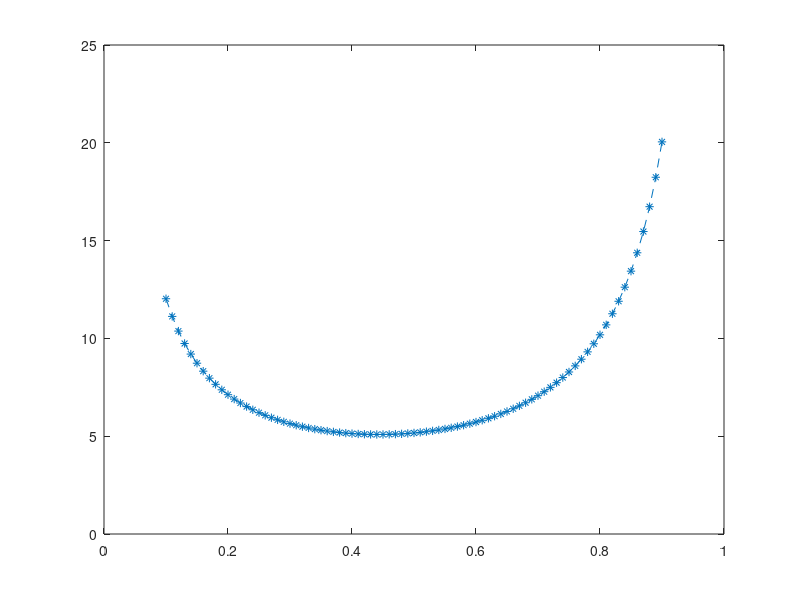

Write the MATLAB code that produced this figure. (Note: this script raises an error after producing the figure.)
    %% Initialization
clear ; close all; clc
%% ==================== Part 1: Basic Function ====================
% Complete warmUpExercise.m
fprintf('Average AoI Running ... \n');

fprintf('Average AoI: \n');
fprintf('Program paused. Press enter to continue.\n');
pause;
%% ======================= Part 2: Base Line Model=======================
fprintf('Plotting Data ...for M/M/1 tandem queue\n')
rho=[];
la1=0;
mu1=1;mu2=1;
%mu1=0.7;mu2=1;
%mu1=0.9;mu2=1;
m1=1;
m2=1;
AoI1=[]
apeak=[]
mu3=0.5:0.2:1.1;
for k=0.1:0.01:0.9
     la1=k;
           for i=1:2
                 rho(i)=la1/mu1;
           end
            AoI11=(1/mu1)*(1+1/rho(1)+rho(1)^2/(1-rho(1)))+(1/mu2)+la1^2/(mu2^2*(mu2-la1))+la1^2/(mu1*mu2*(mu1+mu2-la1))
            AoI1(m1)=AoI11;
            s1=1/la1;
            for j=1:m2
               s1=s1+1/(mu3(i)-la1)
            end
            apeak(m1)=s1;
            m1=m1+1
end
x=(0.1:0.01:0.9)
plot(x,AoI1,'*--')
hold on;
%% %%====================Part-3: TandemQ with unreliable===================
fprintf('Plotting Data ...for M/M/1 tandem queue\n')
rho=[];
la1=0;
m2=4;
ga1=1;
aaoi1=[]
apeak1=[]
%mu1=1;mu2=0.7;
mu1=1;mu2=0.1;
%mu1=0.7;mu2=0.9;
mu3=0.3:0.2:1.1;
AoI1=[];
al1=0.1:0.2:0.5;
alpa=1/0.5;
m1=1;
for k=0.1:0.01:0.8
    la1=k;
  p0=ga1/(ga1+alpa)-la1*(1/mu1+1/mu2);      
  %  p0=ga1/(ga1+alpa)-la1*(1/mu1+1/mu2); 
     rho(1)=la1/mu1; rho(2)=la1/mu2;
     f1=@(z2)  mu1*(z2^2)/(mu1+mu2*z2)
     D1=@(z1,z2) z1*z2*(la1*(1-z1)+ga1)+mu1*z2*(z1-z2)+mu2*z1*(z2-1);
     C1=@(z1,z2) mu1*z2*(z2-z1)+mu2*z1*(z1-z2);
     E1=@(z1) alpa/(la1*(1-z1)+ga1);
     w1=@(s1) E1(f1(1-s1/la1))*(C1(f1(1-s1/la1),(1-s1/la1))*(p0))/(E1(f1(1-s1/la1))*(D1(f1(1-s1/la1),1-s1/la1))-la1*ga1*f1(1-s1/la1)*(1-s1/la1));
     h1=@(s1) (mu1/(s1+mu1*(ga1+alpa)/ga1))*(mu2/(s1+mu2*(ga1+alpa)/ga1))*((ga1+alpa)/ga1)^2;
     %h1=@(s1) (mu1/(s1+mu1))*(mu2/(s1+mu2));
     syms apeak(s1)
        apeak(s1)=w1(s1)*h1(s1)-w1(s1+la1)*s1/(s1+la1);
        Apeak=-diff(apeak(s1),s1);
    
    syms aoi1(s1)
        aoi1(s1)=w1(s1)-(p0)*s1*h1(s1)/(s1+la1*h1(s1+la1)); 
        %aoi1(s1)=la1*(w1(s1)-apeak(s1))/s1;
         AAoi=-diff(aoi1(s1),s1);


    aaoi1(m1)=double(limit(AAoi,s1,0));
    apeak1(m1)=double(limit(Apeak,s1,0));
    m1=m1+1;
end
x=0.1:0.01:0.8
plot(x,aaoi1)
hold on
%% ======================= Part 4: Bufferless Breakdown Model with respect to lambda1 =======================
fprintf('Plotting Data ...\n')
for M=1:2% number of servers
lambda=[];
rho=[];
AoI=[];
AoI1=[];
alpa=0.9;
% % %Exponential
% gamma1=1;%expected repair time
% gamma2=2*gamma1^2;% second order repair time
% beta11=1; %expected service time
% beta12=2*beta11^2 % second order service time
% ES=beta11*(1+alpa*gamma1)% expected service time including breakdowns

%Erlang-2
gamma1=1; %expected repair time
gamma2=2*gamma1^2; % second order moment of repair time
beta11=1; %expected service time
beta12=2*beta11^2 % second order moment of service time
ES=beta11*(1+alpa*gamma1)% expected service time including breakdowns


% %HyperExponential with p
% p1=0.9;
% gamma1=p1*1/2+(1-p1)*1/(2^2); % expected repair time
% gamma2=p1*2/(2^2)+(1-p1)*2/(2^4); % second order moment of repair time
% beta11=p1*0.8+(1-p1)*0.8^2;   % expected service time
% beta12=p1*2*0.8^2+(1-p1)*2*0.8^4; % second order moment of service time
% ES=beta11*(1+alpa*gamma1) % expected service time including breakdowns
m1=1;
%AAoI manipulation for different sources
for k=0.1:0.01:0.4
    lambda(1)=k;
    for i=2:M
    lambda(i)=0.1;
    end
     l1=sum(lambda);
    for i=1:M
    rho(i)=lambda(i)*ES;
    end
    rho(1)
    r1=sum(rho);
ES2=l1*(beta11*alpa*gamma2+r1*beta12)  %2nd order moment of service time
EW=l1*ES2/(2*(1-r1)); % Expected waiting Time
LS1=(1/ES)/((1/ES)+lambda(1));    % S*(lambda(1)))
LS2=-(1/ES)/((1/ES)+lambda(1))^2; % S*'(lambda(1))) 
LS3=(2/ES)/((1/ES)+lambda(1))^3;  % S*''(lambda(1))) 
WS1=((1-r1)*lambda(1)*LS1)/((lambda(1)-l1*(1-LS1)))
WS2=(1-r1)*(l1*LS1^2+(lambda(1)^2-lambda(1)*l1)*LS2-l1*LS1)/(lambda(1)-l1*(1-LS1))^2
WS3=0;
for k1=2:M
LS11=(1/ES)/((1/ES)+lambda(k1));    % S*(lambda(1)))
LS21=-(1/ES)/((1/ES)+lambda(k1))^2; % S*'(lambda(1))) 
LS31=(2/ES)/((1/ES)+lambda(k1))^3;  % S*''(lambda(1))) 
WS11=((1-r1)*lambda(1)*LS11)/((lambda(1)-l1*(1-LS11)))
WS21=(1-r1)*(l1*LS11^2+(lambda(1)^2-lambda(1)*l1)*LS21-l1*LS11)/(lambda(1)-l1*(1-LS11))^2;
WS3=WS3+lambda(k1)*((2/lambda(1))+WS21-(2.0*WS11/lambda(1))) 
end;
AoI(m1)=EW+2.0*ES+(2.0*WS1/lambda(1))-WS2-(1/lambda(1))+ES*WS3
AoI1(m1)=EW+2.0*ES+1/lambda(1)
m1=m1+1;
end;
x=(0.1:0.01:0.4)
p(M)=plot(x,AoI,'--')
hold on;
end;
%legend([p(2),p(3),p(4),p(5)],'k=2','k=3','k=4','k=5')

%% ======================= Part 5: Bufferless Breakdown Model with respect to lambda1 =======================
fprintf('Plotting Data ...\n')
for M=1:1% number of servers
lambda=[];
rho=[];
AoI=[];
AoI1=[];
beta11=[]
SS=[];
SS1=[];
alpa=1;l1=0.4
% %Exponential
gamma1=0.5;%expected repair time
gamma2=2*gamma1^2;% second order repair time
beta11(1)=1; %expected service time
beta12(1)=2*beta11(1)^2 % second order service time
SS(1)=beta11(1)*(1+alpa*gamma1)% expected service time including breakdowns
ES=0;ES2=0;
for i=2:M
    beta11(i)=i*0.5;
    beta12(i)=2*beta11(1)^2; % second order service time
    SS(i)=beta11(i)*(1+alpa*gamma1);% expected service time including breakdowns
    SS1(i)=(beta11(i)*alpa*gamma2+l1*SS(i)*beta12(i));
    ES=ES+SS(i);
    ES2=ES2+SS1(i)+2*SS(i)*SS(i-1);
end
% %Erlang-2
% gamma1=1; %expected repair time
% gamma2=1*gamma1^2; % second order moment of repair time
% beta11=0.89; %expected service time
% beta12=1*beta11^2 % second order moment of service time
% ES=beta11*(1+alpa*gamma1)% expected service time including breakdowns


% %HyperExponential with p
% p1=0.9;
% gamma1=p1*1/2+(1-p1)*1/(2^2); % expected repair time
% gamma2=p1*2/(2^2)+(1-p1)*2/(2^4); % second order moment of repair time
% beta11=p1*0.8+(1-p1)*0.8^2;   % expected service time
% beta12=p1*2*0.8^2+(1-p1)*2*0.8^4; % second order moment of service time
% ES=beta11*(1+alpa*gamma1) % expected service time including breakdowns
m1=1;
%AAoI manipulation for different sources
for k=0.1:0.01:0.55
    lambda(1)=k;
    r1=k*1/beta11(M);
    st=[];
    rt1=[];
    s2=1;
    for j=1:M
        rt1(j)=gamma1/(gamma1+k);
        st(j)=(k+alpa*(1-rt1(j)))/(k+alpa*(1-rt1(j))+1/ES);
        s2=s2*st(j)
    end
AoI(m1)=ES+k*ES2/(2*(1-r1))+(1-r1)/(k*s2)
%AoI1(m1)=EW+2.0*ES+1/lambda(1)
m1=m1+1;
end;
x=(0.1:0.01:0.55)
p(M)=plot(x,AoI,'--')
hold on;
end;
%legend([p(2),p(3),p(4),p(5)],'k=2','k=3','k=4','k=5')

%% %% ======================= Part 6: Bufferless Breakdown Model AAoI with respect to CV^2=======================
fprintf('Plotting Data ...\n')
for M=1:4% number of servers
lambda=[];
rho=[];
AoI=[];
AoI1=[];
alpa=0.6;
% % %Exponential
% gamma1=1;%expected repair time
% gamma2=2*gamma1^2;% second order repair time
% beta11=1; %expected service time
% beta12=2*beta11^2 % second order service time
% ES=beta11*(1+alpa*gamma1)% expected service time including breakdowns

%Erlang-m2
% m2=2;
% gamma1=1; %expected repair time
% gamma2=(1/m2)*gamma1^2; % second order moment of repair time
% beta11=1; %expected service time
% beta12=(1/m2)*beta11^2 % second order moment of service time
% cv2=1/m2
% ES=beta11*(1+alpa*gamma1)% expected service time including breakdowns


% %HyperExponential with p
cv2=1
m2=1
p1=(1+sqrt((cv2-1)/(cv2+1)))/2;
j1=2*p1/m2;j2=2*(1-p1)/m2;
gamma1=p1*1/j1+(1-p1)*1/j2; % expected repair time
gamma2=p1*2/(j1^2)+(1-p1)*2/(j2^2); % second order moment of repair time
beta11=p1*1/j1+(1-p1)*1/j2;   % expected service time
beta12=p1*2/j1^2+(1-p1)*2/j2^2; % second order moment of service time
ES=beta11*(1+alpa*gamma1) % expected service time including breakdowns
m1=1;
%AAoI manipulation for different sources
for k=0.1:0.01:0.35
    lambda(1)=k;
    for i=2:M
    lambda(i)=0.1;
    end
     l1=sum(lambda);
    for i=1:M
    rho(i)=lambda(i)*ES;
    end
    rho(1)
    r1=sum(rho);
ES2=l1*(beta11*alpa*gamma2+r1*beta12)  %2nd order moment of service time
EW=l1*ES2/(2*(1-r1)); % Expected waiting Time
LS1=(1/ES)/((1/ES)+lambda(1));    % S*(lambda(1)))
LS2=-(1/ES)/((1/ES)+lambda(1))^2; % S*'(lambda(1))) 
LS3=(2/ES)/((1/ES)+lambda(1))^3;  % S*''(lambda(1))) 
WS1=((1-r1)*lambda(1)*LS1)/((lambda(1)-l1*(1-LS1)))
WS2=(1-r1)*(l1*LS1^2+(lambda(1)^2-lambda(1)*l1)*LS2-l1*LS1)/(lambda(1)-l1*(1-LS1))^2
WS3=0;
for k1=2:M
LS11=(1/ES)/((1/ES)+lambda(k1));    % S*(lambda(1)))
LS21=-(1/ES)/((1/ES)+lambda(k1))^2; % S*'(lambda(1))) 
LS31=(2/ES)/((1/ES)+lambda(k1))^3;  % S*''(lambda(1))) 
WS11=((1-r1)*lambda(1)*LS11)/((lambda(1)-l1*(1-LS11)))
WS21=(1-r1)*(l1*LS11^2+(lambda(1)^2-lambda(1)*l1)*LS21-l1*LS11)/(lambda(1)-l1*(1-LS11))^2;
WS3=WS3+lambda(k1)*((2/lambda(1))+WS21-(2.0*WS11/lambda(1))) 
end;
AoI(m1)=EW+2.0*ES+(2.0*WS1/lambda(1))-WS2-(1/lambda(1))+ES*WS3
EW=l1*ES2/(2*(1-r1));
AoI1(m1)=EW+2.0*ES+1/lambda(1)
m1=m1+1;
end;
x=(0.1:0.01:0.35)
p(M)=plot(x,AoI,'--g')
hold on;
end;
%legend([p(2),p(3),p(4),p(5)],'k=2','k=3','k=4','k=5')

